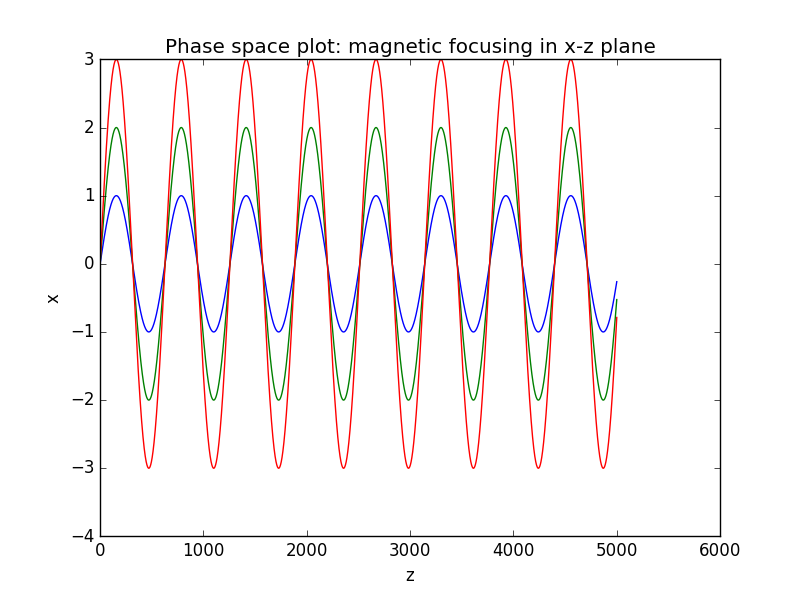

Python code for this plot:
from __future__ import division
from pylab import *

# define the positions of z, r is variable
def phase(r):
    x=[1]
    y=[0]
    z=[0]
    dxdt=[100]
    dydt=[0]
    dzdt=[r]
    t=[0]
    dt=0.0001
#   qBm=1
    for i in range(499999):
        dxdt.append(dxdt[-1])
        dydt.append(dydt[-1]+dzdt[-1]*dt)
        dzdt.append(dzdt[-1]-dydt[-1]*dt)
        x.append(x[-1]+dxdt[-1]*dt)
        y.append(y[-1]+dydt[-1]*dt)
        z.append(z[-1]+dzdt[-1]*dt)
        t.append(t[-1]+dt)
    return x,y,z

figure()
plot(phase(1)[0],phase(1)[2])
plot(phase(2)[0],phase(2)[2])
plot(phase(3)[0],phase(3)[2])
title('Phase space plot: magnetic focusing in x-z plane')
xlabel('z')
ylabel('x')

show()
